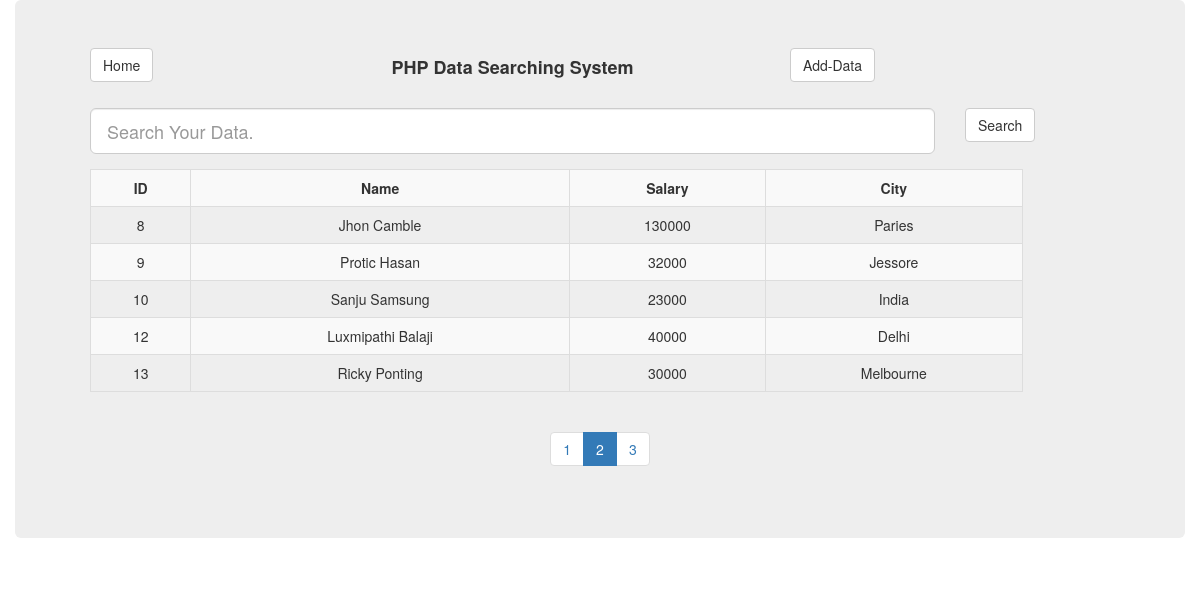
The app's page /page.php?q=2 with its own data.
### tables this page shows
CREATE TABLE `users` (
  `id` int(200) NOT NULL,
  `name` text NOT NULL,
  `amount` int(100) NOT NULL,
  `city` text NOT NULL
);

### page.php (the view, shortened to what this page needs)
<?php
include('db.php');
$value = $_GET['q'];
$end_bound = $value*5;
$start_bound = $end_bound-4;
?>
<!DOCTYPE html>
<html>
<head>
    <link rel="stylesheet" href="https://maxcdn.bootstrapcdn.com/bootstrap/3.4.1/css/bootstrap.min.css">
</head>
<body>
	<div class="container">
		<div class="row">
			<div class="col-md-12 jumbotron">
				<div class="header">
					<div class="col-md-2">
						<a href="index.php" class="btn btn-default ">Home</a>
				    </div>
				    <div class="col-md-6">
					    <h4 class="text-center" style="font-weight: bold;">PHP Data Searching System</h4>
				    </div>
				    <div class="col-md-2">
						<a href="#" class="btn btn-default " data-toggle="modal" data-target="#myModal">Add-Data</a>
				    </div>
				</div>
				<br>
				<br>
				<br>
				<form action="" method="post">
					<div class="form-group col-md-10">
						<input type="text" name="search" class="form-control input-lg" placeholder="Search Your Data.">
					</div>
					<div class="col-md-2">
						<input type="submit" class="btn btn-default" name="submit" value="Search">
					</div>
				</form>
				<br>
				<div class="col-md-11">
					<table class="table table-bordered table-striped table-hover">
					     <tr>
						     <th class="text-center">ID</th>
						     <th class="text-center">Name</th>
						     <th class="text-center">Salary</th>
						     <th class="text-center">City</th>
					    </tr>
					    <?php
					    if(isset($_POST['submit']))
					    {
	                         $dataKey = $_POST['search'];
	                         $search_data = "SELECT * FROM users WHERE name LIKE '%$dataKey%' ";
	                         $run_search_data = mysqli_query($con,$search_data);
	                         $count = mysqli_num_rows($run_search_data);
	                         if($count == 0){
	                         	echo "<h4 class='text-center' style='font-weight: bold;'>Data is not Found</h4>";
	                         }else{
					        	 while ($row = mysqli_fetch_array($run_search_data))
					        	 {
                                     $name = $row['name'];
                                     $get_data = "SELECT * FROM users WHERE name = '$name' ";
					                 $run_data = mysqli_query($con,$get_data);
					                 while($row = mysqli_fetch_array($run_data))
					                {
					    	         $id = $row['id'];
					    	         $name = $row['name'];
					    	         $amount = $row['amount'];
					    	         $city = $row['city'];
					    	         echo "
					    	         <tr>
					    	             <td class='text-center'>$id</td>
					    	             <td class='text-center'>$name</td>
					    	             <td class='text-center'>$amount</td>
					    	             <td class='text-center'>$city</td>
					                 </tr>
					    	         ";
					                }
					        	 }
					         }
					     }else{
					             $get_data = "SELECT * FROM users";
					             $run_data = mysqli_query($con,$get_data);
					             $i =1;
					             while($row = mysqli_fetch_array($run_data))
					             {
					    	         $id = $row['id'];
					    	         $name = $row['name'];
					    	         $amount = $row['amount'];
					    	         $city = $row['city'];
					    	         if($i >=$start_bound && $i <=$end_bound)
					    	         {
					    	         echo "
					    	         <tr>
					    	             <td class='text-center'>$id</td>
					    	             <td class='text-center'>$name</td>
					    	             <td class='text-center'>$amount</td>
					    	             <td class='text-center'>$city</td>
					                 </tr>
					    	         ";
					    	        }
					    	         $i++;
					             }
					     }
					    ?>
				     </table>
				</div>
				 <div class="col-md-12 text-center">
    	             <ul class="pagination">
    	             	<?php
    	             	$get_page = "SELECT * FROM users";
    	             	$run_data = mysqli_query($con,$get_page);
    	             	$count = mysqli_num_rows($run_data);
    	             	$page = ceil($count/5);
    	             	for($i=1; $i<=$page; $i++)
    	             	{
    	             		if($i==$value){
    	             			echo "<li class='active'><a href='#'>$i</a></li>";
    	             		}else{
    	             			echo "<li><a href='page.php?q=$i'>$i</a></li>";
    	             		}
    	             	}
    	             	?>
                    </ul>
                 </div>
			</div>
		</div>
	</div>
</body>
</html>

### records on screen
users: id "8", name "Jhon Camble", amount "130000", city "Paries"
users: id "9", name "Protic Hasan", amount "32000", city "Jessore"
users: id "10", name "Sanju Samsung", amount "23000", city "India"
users: id "12", name "Luxmipathi Balaji", amount "40000", city "Delhi"
users: id "13", name "Ricky Ponting", amount "30000", city "Melbourne"
